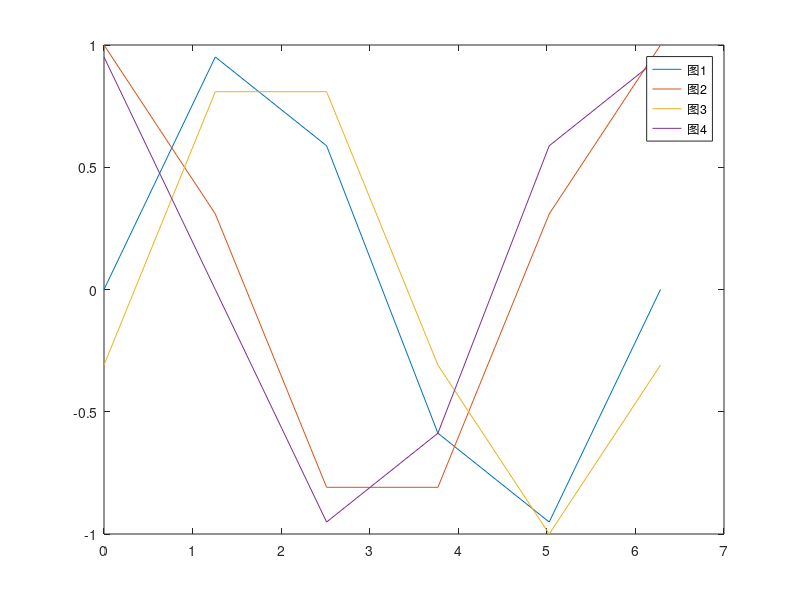

Write the MATLAB code that produced this figure.
x=0:0.4*pi:2*pi;
y1=sin(x);y2=cos(x);
y3=sin(x-0.1*pi);y4=cos(x+0.1*pi);
figure;
plot(y1)
plot(x,y3)
plot(x,[y1;y2;y3;y4])
plot(x,y1,x,y2,x,y3,x,y4)
legend('图1','图2','图3','图4')
